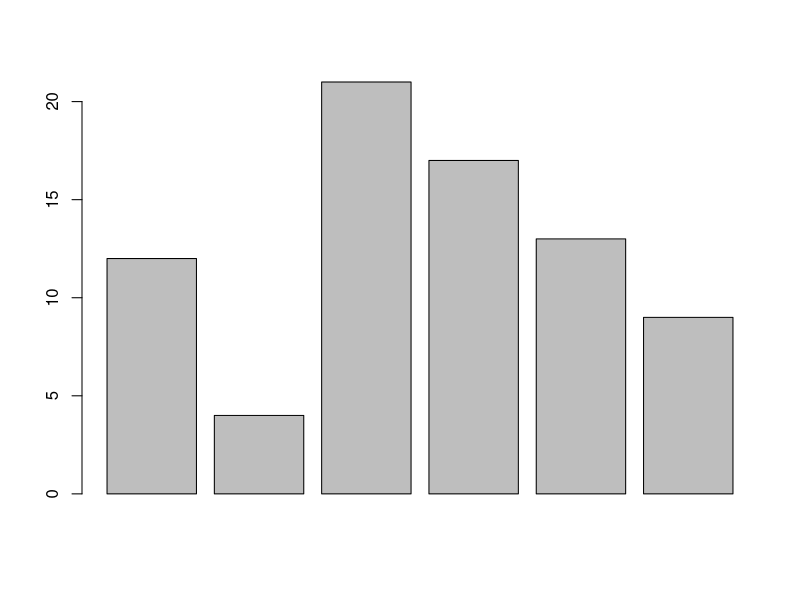
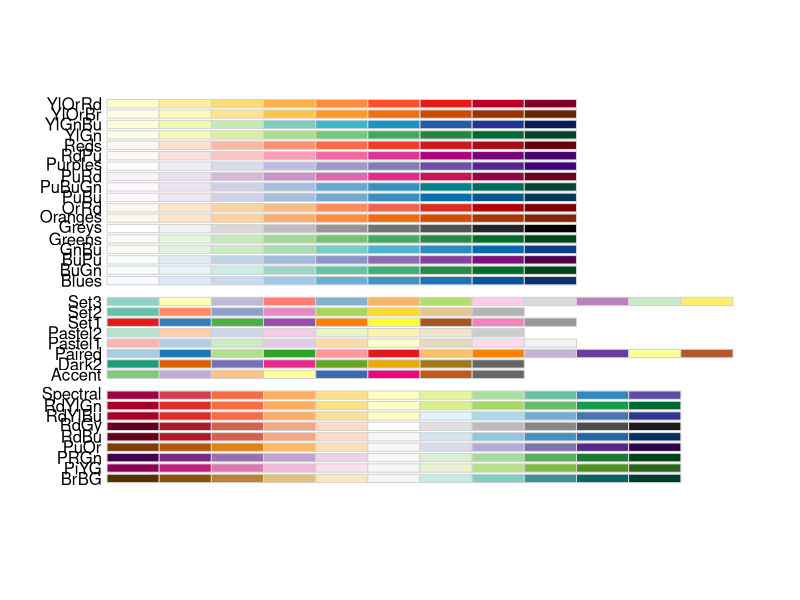
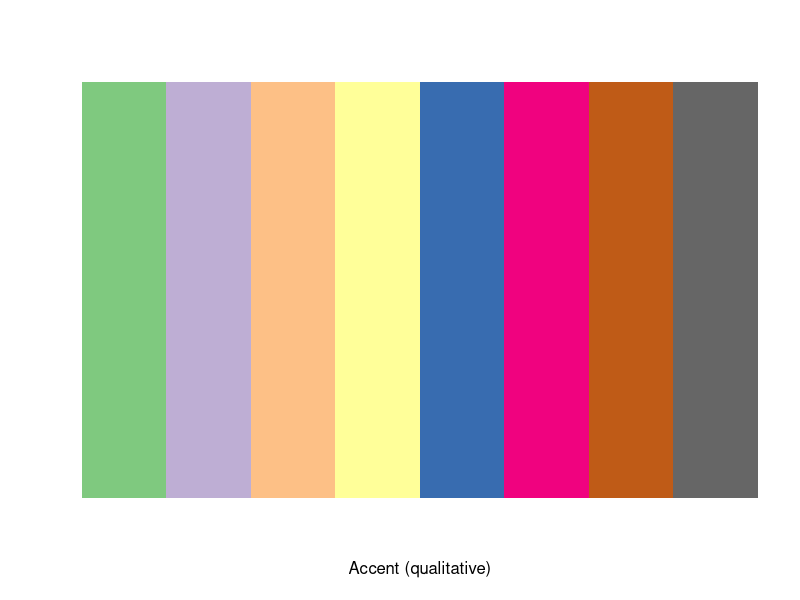
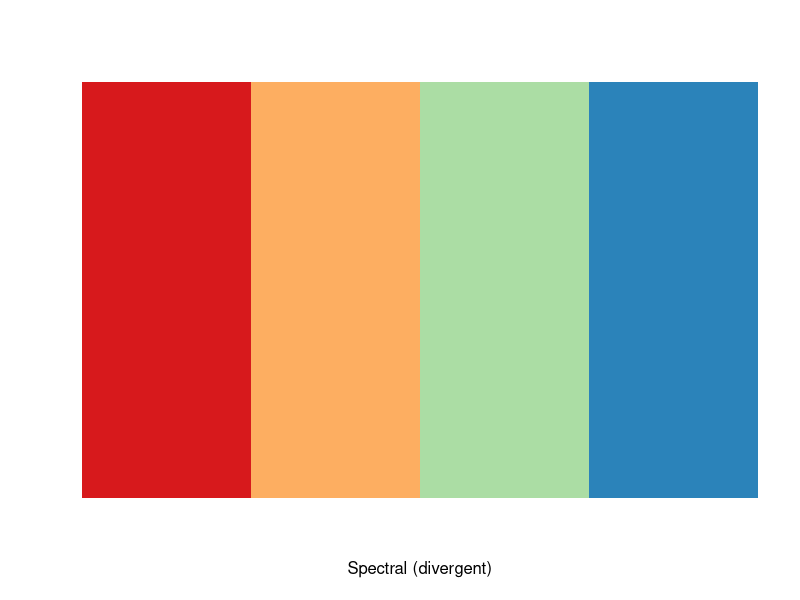
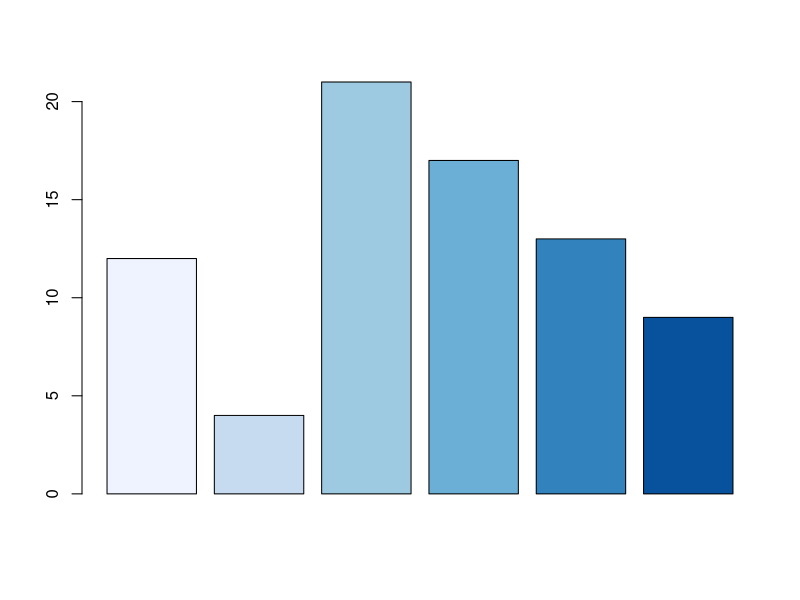
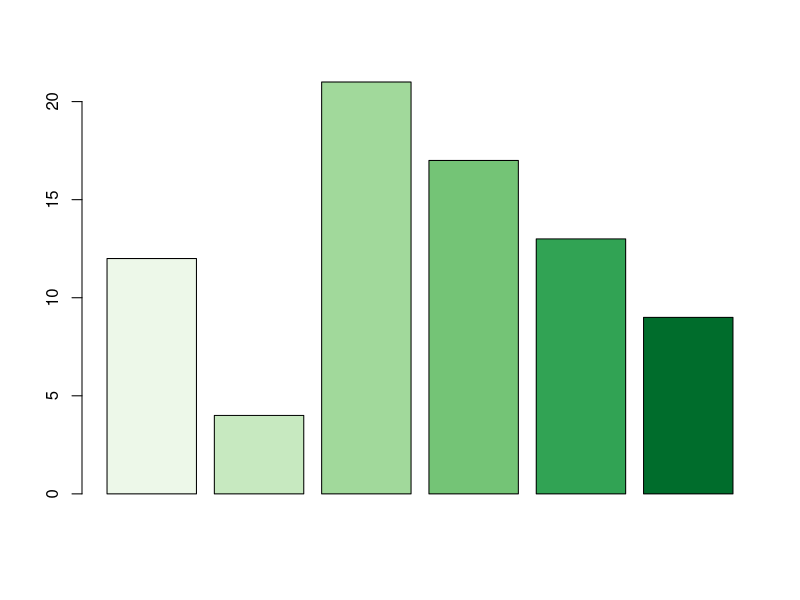
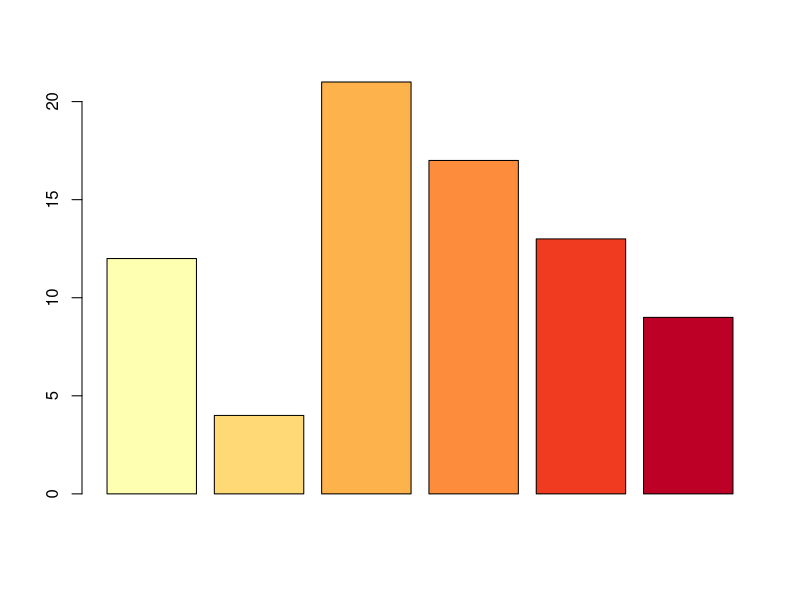
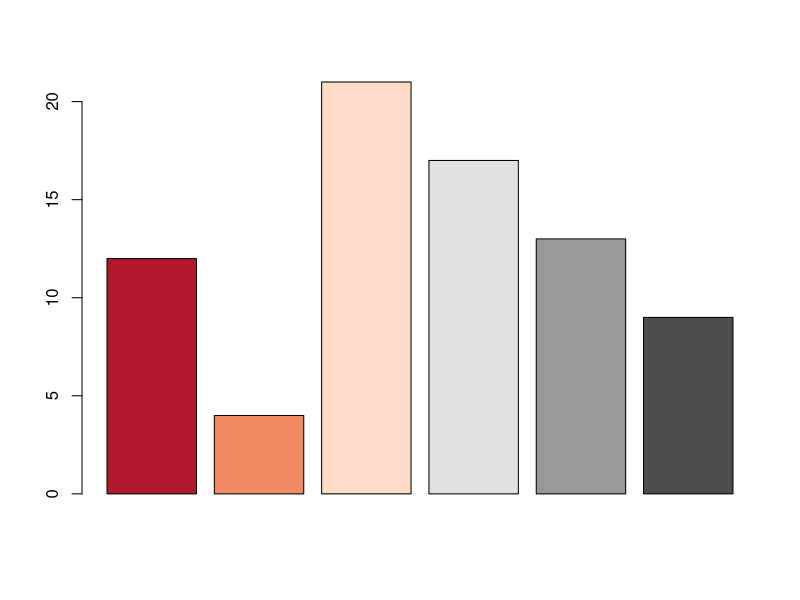

R code for these plots, in order:
# Exploring Color with RColorBrewer

# Barplot
x = c(12, 4, 21, 17, 13, 9)
barplot(x)

# RColorBrewer
browseURL("http://colorbrewer2.org/")  # Uses Flash
#install.packages("RColorBrewer")
#help(package = "RColorBrewer")
require("RColorBrewer")

# Show all of the palettes in a graphics window
display.brewer.all()

# To see palette colors in separate window, give number
# of desired colors and name of palette in quotes
display.brewer.pal(8, "Accent")
display.brewer.pal(4, "Spectral")

# Barplots
# Can save palette as vector or call in function
blues <- brewer.pal(6, "Blues")
barplot(x, col = blues)
barplot(x, col = brewer.pal(6, "Greens"))
barplot(x, col = brewer.pal(6, "YlOrRd"))
barplot(x, col = brewer.pal(6, "RdGy"))
barplot(x, col = brewer.pal(6, "BrBG"))
barplot(x, col = brewer.pal(6, "Dark2"))
barplot(x, col = brewer.pal(6, "Paired"))
barplot(x, col = brewer.pal(6, "Pastel2"))
barplot(x, col = brewer.pal(6, "Set3"))

# Clean up
palette("default")  # Return to default
detach("package:RColorBrewer", unload = TRUE)
rm(list = ls())  